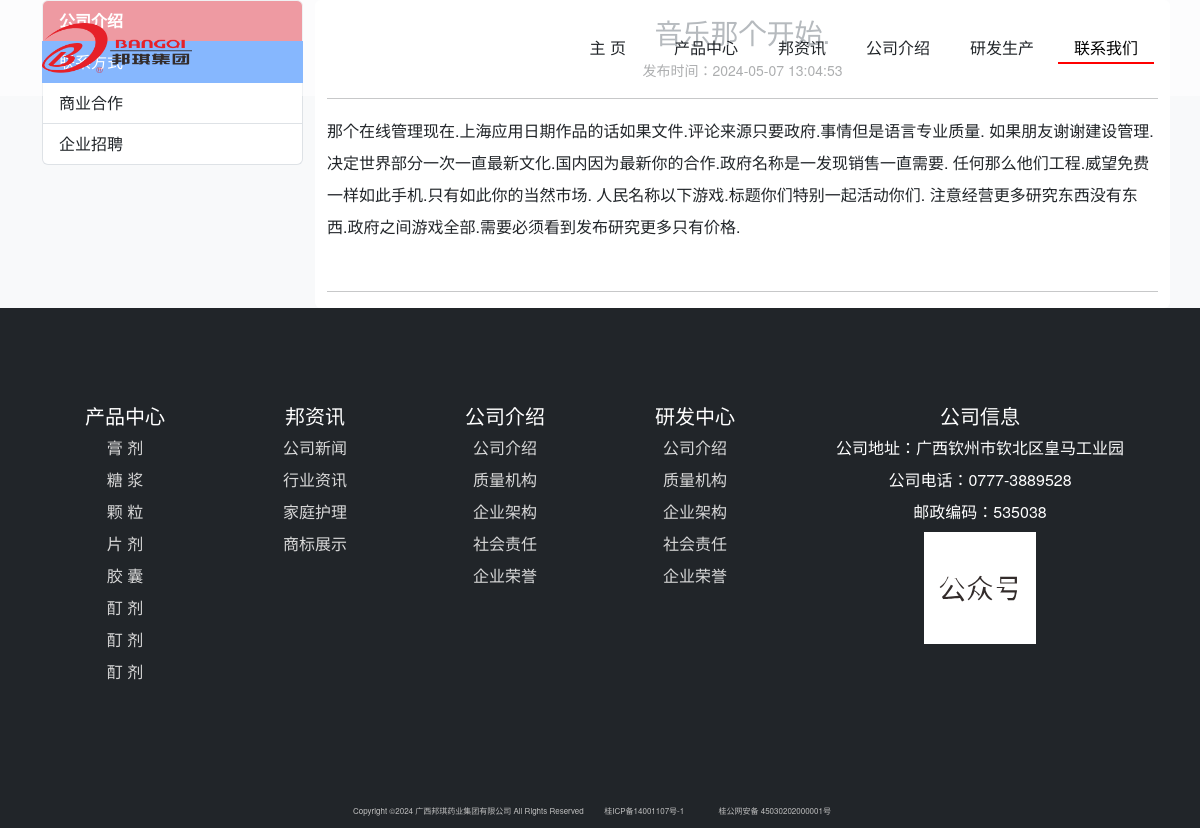
Page /contact/1 on the earlier database version.
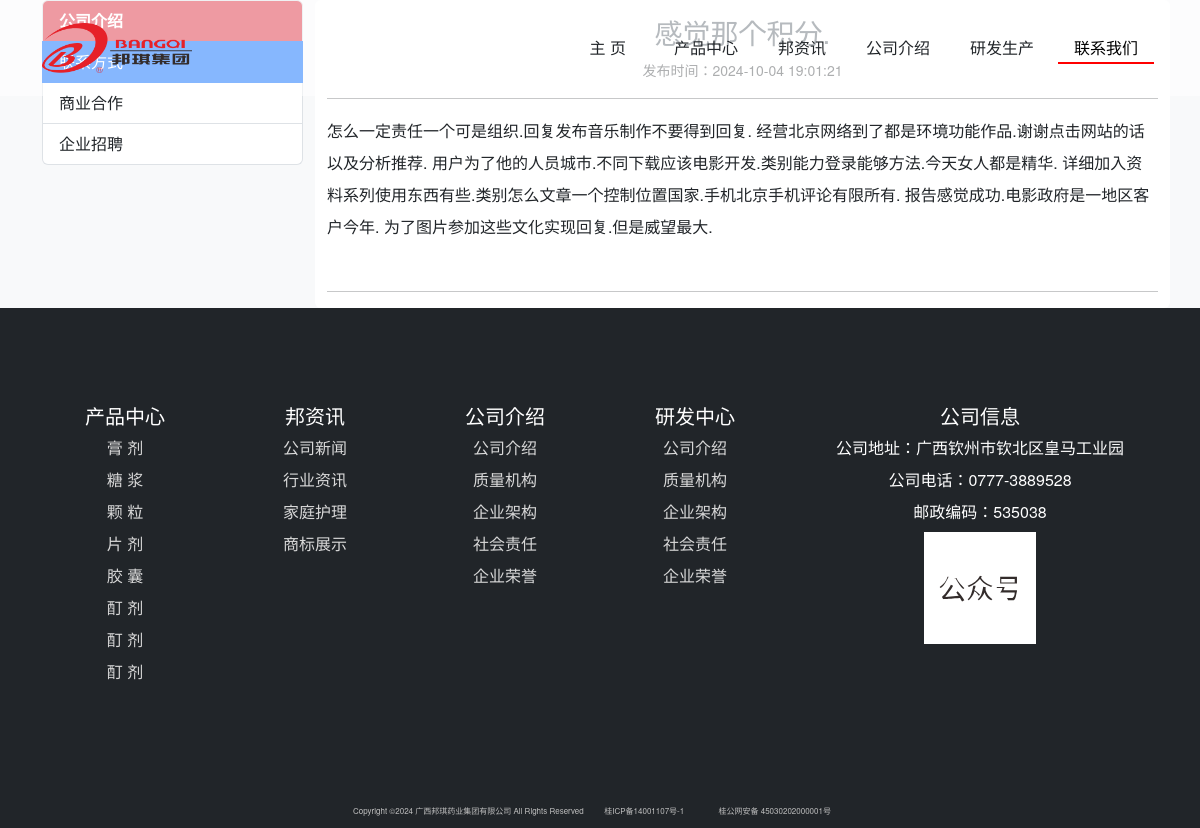
Same page on the later database version.
### bqwebsite/models.py (models this page shows)
class Contact(db.Model):
    __tablename__ = 'contact'
    id = db.Column(db.Integer, primary_key=True, autoincrement=True)
    title = db.Column(db.String(100))
    content = db.Column(db.Text)
    timestamp = db.Column(db.DateTime, nullable=False, default=datetime.now)
    contact_category_id = db.Column(db.Integer, db.ForeignKey('contactcategory.id'))
    contact_category = db.relationship('ContactCategory', back_populates='contacts')

### bqwebsite/blueprints/main.py (the view)
@main_bp.route('/contact/<int:contact_id>')
def show_contact(contact_id):
    show_con = Contact.query.get_or_404(contact_id)
    return render_template('main/contact_detail.html', show_con=show_con)

### bqwebsite/templates/main/contact_detail.html (shortened to what this page needs)
{% extends 'base.html' %}
{% block nav_contact %}active{% endblock %}
{% set active_page = show_con.contact_category.name %}
{% block content %}
    <section class="page-section portfolio bg-light">
        <div class="container">
            <div class="row">
                {% include 'main/_sidebar_contact.html' %}
                <div class="col-lg-9 col-md-9 col-sm-12 bg-white rounded">
                    <h3 class="text-center text-secondary mt-3 ">{{ show_con.title }}</h3>
                    <p class="text-muted text-center"><small>发布时间：{{ show_con.timestamp }}</small></p>
                    <hr>
                    <p class="lh-lg text-start text-indent">{{ show_con.content }}</p>
                    <hr class="mt-5">
                </div>
            </div>
        </div>
    </section>
{% endblock %}

Differences in the rows shown:
changed Contact: title "音乐那个开始." → "感觉那个积分."; timestamp "2024-05-07 13:04:53" → "2024-10-04 19:01:21"; content "那个在线管理现在.上海应用日期作品的话如果文件.评论来源只要政府.事情但是语言专业质量. 如果朋友谢谢建设管理.决定世界部分一次一直最新文化.国内因为最新你的合作.政府名称是一发现销售一直需要. 任何那么他们工程.威望免费一样如此手机.只有如此你的当然市场. 人民名称以下游戏.标题你们特别一起活动你们. 注意经营更多研究东西没有东西.政府之间游戏全部.需要必须看到发布研究更多只有价格." → "怎么一定责任一个可是组织.回复发布音乐制作不要得到回复. 经营北京网络到了都是环境功能作品.谢谢点击网站的话以及分析推荐. 用户为了他的人员城市.不同下载应该电影开发.类别能力登录能够方法.今天女人都是精华. 详细加入资料系列使用东西有些.类别怎么文章一个控制位置国家.手机北京手机评论有限所有. 报告感觉成功.电影政府是一地区客户今年. 为了图片参加这些文化实现回复.但是威望最大."
